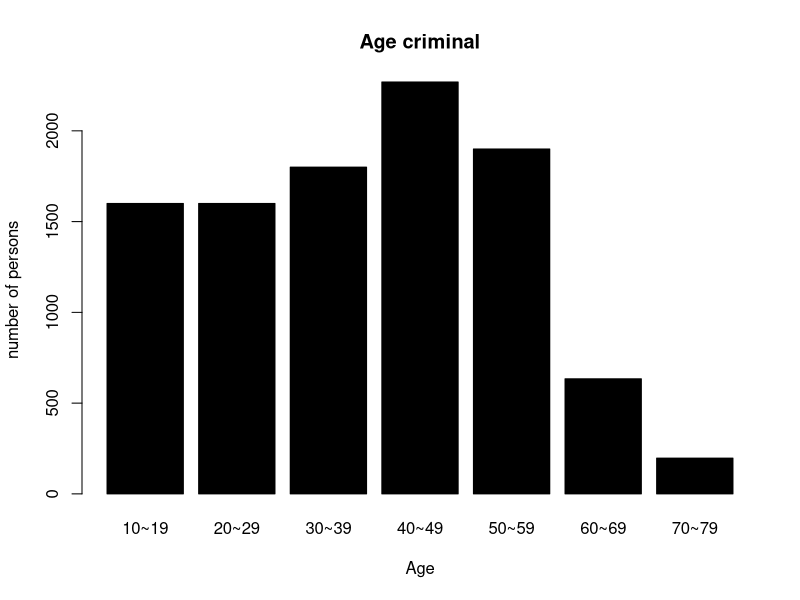
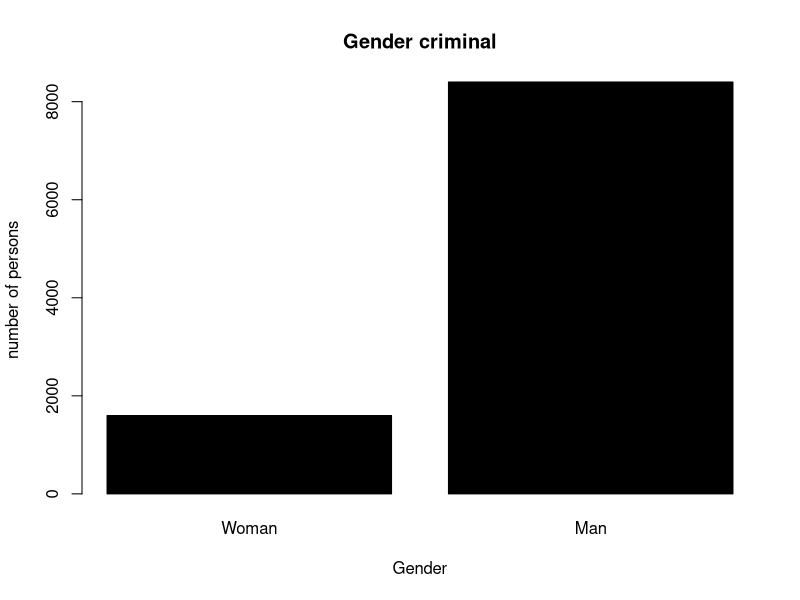
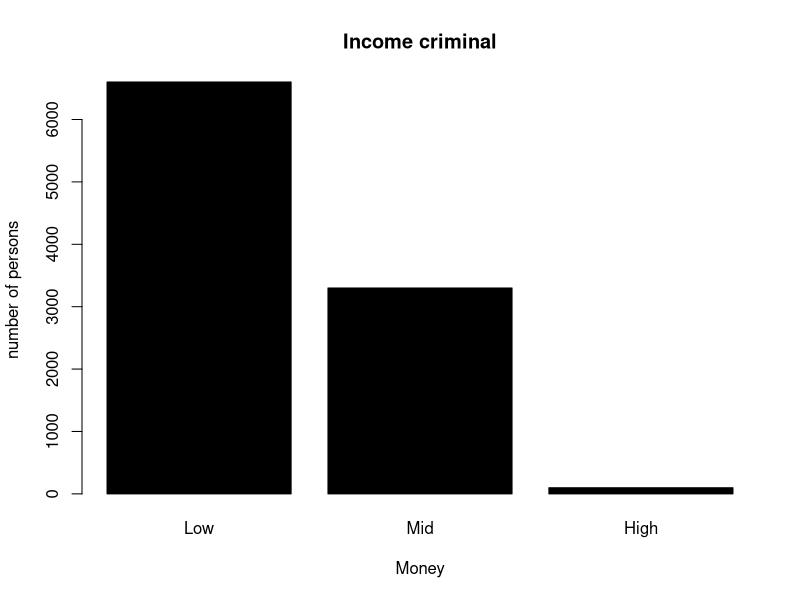
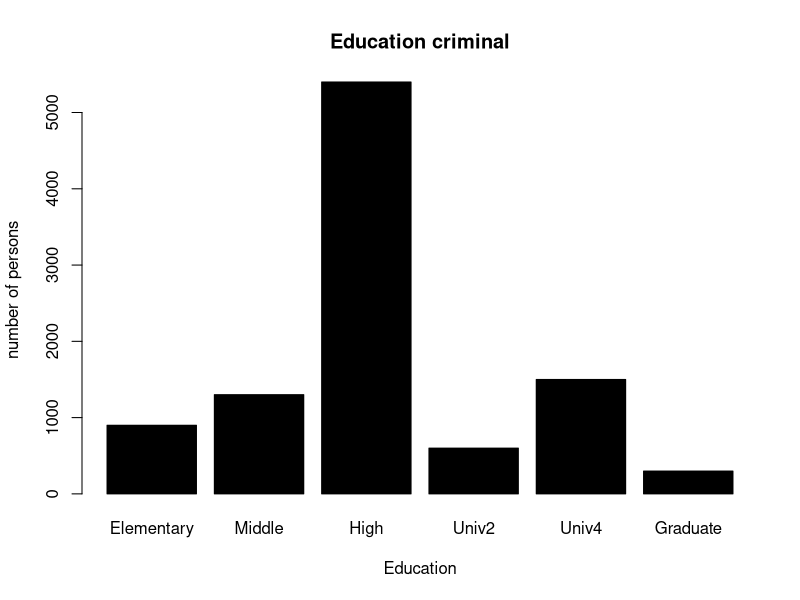
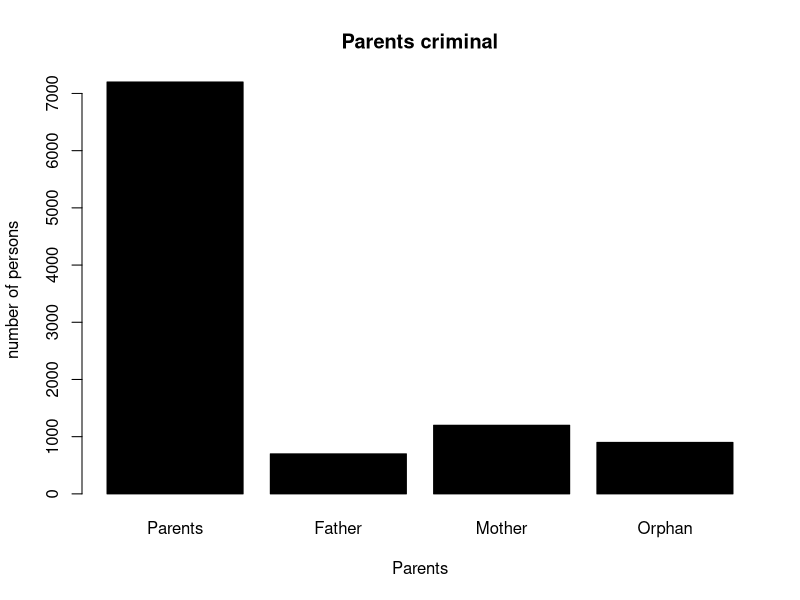
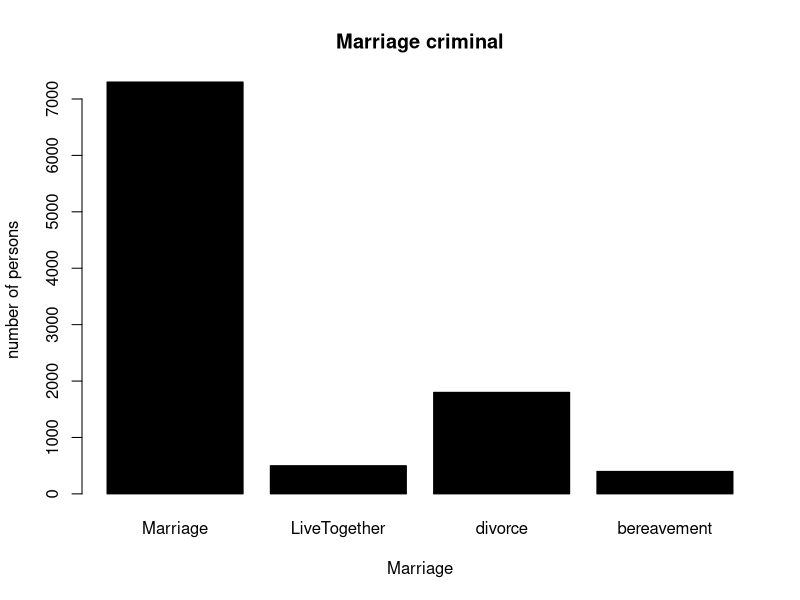
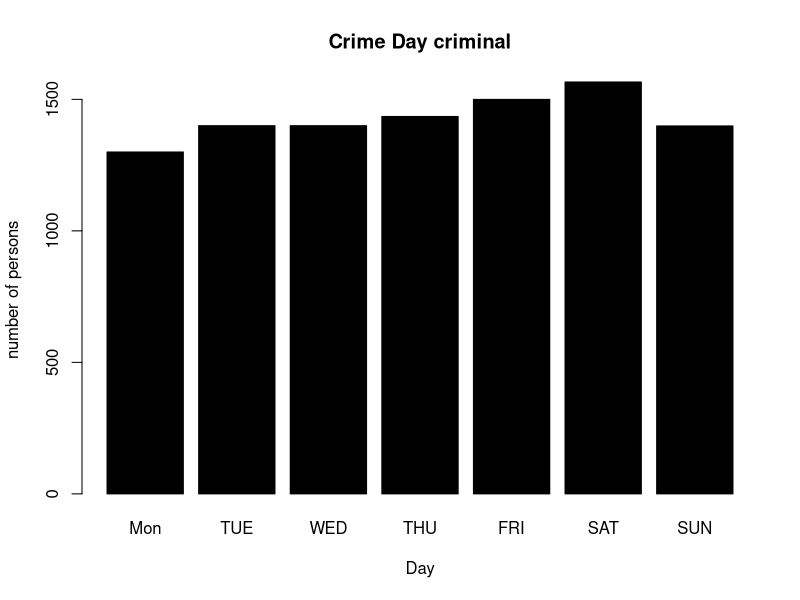
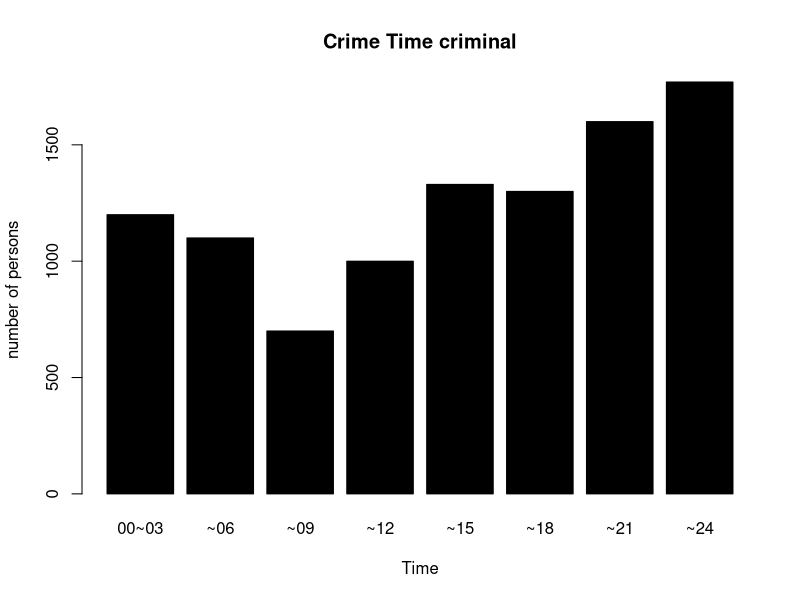

Recreate these plots in R, in order.
setwd("C:/Users/Hello world/Documents/crime")
Total_df = read.csv("criminal.csv")

#Age
age = table(Total_df$Age)

#Gender
gender= table(Total_df$Gender)

#Money
money = table(Total_df$Money)

#Education
education = table(Total_df$Education)

#Parents
parents = table(Total_df$Parents)

#Marriage
marriage = table(Total_df$Marriage)

#Crime Day
day = table(Total_df$Day)

#Crime Time
time = table(Total_df$Time)

#Crime Type
type = table(Total_df$Type)

#Previous
previous = table(Total_df$Previous)

#Crime spot
#spot = table(Total_df$Spot)


barplot(age,xlab = "Age",ylab = "number of persons",main = "Age criminal",col="black",names=c("10~19","20~29","30~39","40~49","50~59","60~69","70~79"))

barplot(gender,xlab = "Gender",ylab = "number of persons",main = "Gender criminal",col="black",names=c("Woman","Man"))

barplot(money,xlab = "Money",ylab = "number of persons",main = "Income criminal",col="black",names=c("Low","Mid","High"))

barplot(education,xlab = "Education",ylab = "number of persons",main = "Education criminal",col="black",names=c("Elementary","Middle","High","Univ2","Univ4","Graduate"))

barplot(parents,xlab = "Parents",ylab = "number of persons",main = "Parents criminal",col="black",names=c("Parents","Father" ,"Mother","Orphan"))

barplot(marriage,xlab = "Marriage",ylab = "number of persons",main = "Marriage criminal",col="black",names=c("Marriage", "LiveTogether","divorce","bereavement"))

barplot(day,xlab = " Day ",ylab = "number of persons",main = "Crime Day criminal",col="black",names=c("Mon","TUE","WED","THU","FRI","SAT","SUN"))

barplot(time,xlab = " Time ",ylab = "number of persons",main = "Crime Time criminal",col="black",names=c("00~03","~06","~09","~12","~15","~18","~21","~24"))

barplot(type,xlab = "Type",ylab = "number of persons",main = "Crime Type criminal",col="black",names=c("Muder","Robber","Rape","Arson","Theft","Assault"))

barplot(previous,xlab = "Previous",ylab = "number of persons",main = "Previous criminal",col="black",names=c("No","Yes"))
pie(previous)

#barplot(spot,xlab = "0 Woman | 1 Man",ylab = "number of persons",main = "Crime Spot",col="black")
